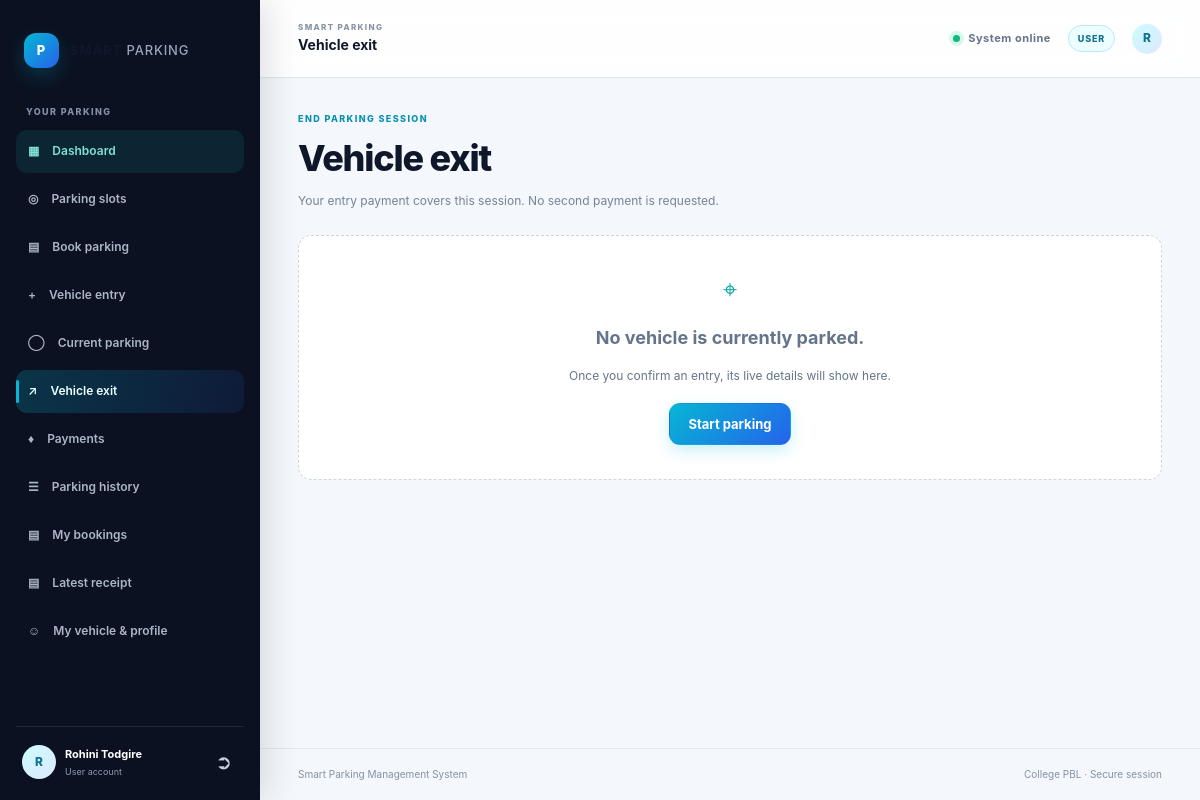
Screenshot of /user/exit (signed in) with the database file from the repository.
### tables this page shows
CREATE TABLE users (
                    id INTEGER PRIMARY KEY AUTOINCREMENT,
                    name TEXT NOT NULL,
                    email TEXT NOT NULL COLLATE NOCASE UNIQUE,
                    password_hash TEXT NOT NULL,
                    role TEXT NOT NULL CHECK (role IN ('user', 'admin')),
                    created_at TEXT NOT NULL DEFAULT CURRENT_TIMESTAMP
                , mobile TEXT, vehicle_number TEXT, vehicle_type TEXT, is_active INTEGER NOT NULL DEFAULT 1);

### backend/app.py (the view, shortened to what this page needs)
@app.route("/user/exit", methods=["GET", "POST"])
@user_required
def user_exit():
    user_id = g.current_user["id"]
    try:
        active = database.get_user_active_parking(user_id)
    except sqlite3.Error:
        app.logger.exception("Unable to load active parking")
        return render_template("500.html"), 500
    error = None
    return render_template("user_exit.html", active=active, error=error, csrf_token=csrf_token())

### backend/app.py (called while the page is built)
@app.context_processor
def provide_csrf_token():
    return {"csrf_token": csrf_token()}

### backend/auth.py (called while the page is built)
def csrf_token():
    token = session.get("csrf_token")
    if token is None:
        token = secrets.token_urlsafe(32)
        session["csrf_token"] = token
    return token

def _session_user():
    user_id = session.get("user_id")
    if user_id is None:
        return None
    user = database.get_user_by_id(user_id)
    if user is None or not user.get("is_active", 1):
        session.clear()
        return None
    return user

def user_required(view_function):
    @wraps(view_function)
    def wrapped_view(*args, **kwargs):
        user = _session_user()
        if user is None:
            return redirect(url_for("login", portal="user"))
        if user["role"] != "user":
            abort(403)
        g.current_user = user
        return view_function(*args, **kwargs)
    return wrapped_view

### backend/database.py (called while the page is built)
def get_connection():
    os.makedirs(os.path.dirname(os.path.abspath(DATABASE_PATH)), exist_ok=True)
    connection = sqlite3.connect(DATABASE_PATH)
    connection.row_factory = sqlite3.Row
    return connection

def get_user_by_id(user_id):
    users = _rows_as_dicts(
        "SELECT * FROM users WHERE id = ? LIMIT 1",
        (user_id,),
    )
    return users[0] if users else None

def get_user_active_parking(user_id):
    records = _rows_as_dicts(
        """SELECT * FROM parking_records WHERE user_id = ? AND status = 'Parked'
           ORDER BY id DESC LIMIT 1""",
        (user_id,),
    )
    return records[0] if records else None

def _rows_as_dicts(query, parameters=()):
    with closing(get_connection()) as connection:
        rows = connection.execute(query, parameters).fetchall()
        return [dict(row) for row in rows]

### frontend/templates/user_exit.html
{% extends 'portal_layout.html' %}{% block title %}Vehicle Exit | Smart Parking{% endblock %}{% block top_title %}Vehicle exit{% endblock %}{% block content %}<section class="welcome-row"><div><p class="eyebrow">END PARKING SESSION</p><h1>Vehicle exit</h1><p>Your entry payment covers this session. No second payment is requested.</p></div></section>{% if error %}<div class="alert alert-error">{{ error }}</div>{% endif %}{% if active %}<section class="panel exit-card"><div class="panel-heading"><div><p class="eyebrow">CURRENTLY PARKED</p><h2>{{ active.vehicle_number }}</h2></div><span class="status-badge active">PARKED</span></div><dl class="compact-details"><div><dt>Vehicle type</dt><dd>{{ active.vehicle_type or 'Vehicle' }}</dd></div><div><dt>Parking slot</dt><dd>{{ active.slot_id }}</dd></div><div><dt>Entry time</dt><dd>{{ active.entry_time }}</dd></div><div><dt>Payment status</dt><dd><span class="status-badge paid">{{ active.payment_status or 'Paid' }}</span></dd></div><div><dt>Amount paid</dt><dd>₹{{ '%.2f'|format(active.amount_paid or active.fee or 0) }}</dd></div></dl><form method="post" action="{{ url_for('user_exit') }}" data-confirm-exit><input type="hidden" name="csrf_token" value="{{ csrf_token }}"><button class="button button-primary" type="submit">Confirm vehicle exit</button></form></section>{% else %}<section class="empty-state large-empty"><span>⌖</span><h2>No vehicle is currently parked.</h2><p>Once you confirm an entry, its live details will show here.</p><a class="button button-primary" href="{{ url_for('user_entry') }}">Start parking</a></section>{% endif %}{% endblock %}

### frontend/templates/portal_layout.html (shortened to what this page needs)
<!doctype html>
<html lang="en">
<head>
    <link rel="stylesheet" href="{{ url_for('static', filename='style.css') }}">
</head>
<body class="app-body{% if request.endpoint == 'user_dashboard' %} user-dashboard-body{% endif %}">
<aside class="app-sidebar" id="app-sidebar">
    <a class="brand sidebar-brand" href="{{ url_for('dashboard') if g.current_user.role == 'admin' else url_for('user_dashboard') }}">
        <span class="brand-mark">P</span><span>SMART<span class="brand-light"> PARKING</span>{% if request.endpoint == 'user_dashboard' %}<small class="sidebar-tagline">Park Smarter. Move Faster.</small>{% endif %}</span>
    </a>
    {% if g.current_user.role == 'admin' %}
    <p class="sidebar-label">MANAGEMENT</p>
    <nav class="sidebar-nav">
        <a href="{{ url_for('dashboard') }}"><span class="nav-symbol">&#9638;</span><span>Dashboard</span></a>
        <a class="{{ 'active' if request.endpoint == 'dashboard' else '' }}" href="{{ url_for('dashboard') }}"><span class="nav-symbol">&#9638;</span><span>Dashboard</span></a>
        <a class="{{ 'active' if request.view_args and request.view_args.get('section') == 'parking-map' else '' }}" href="{{ url_for('admin_section',section='parking-map') }}"><span class="nav-symbol">&#9678;</span><span>Parking slots</span></a>
        <a class="{{ 'active' if request.view_args and request.view_args.get('section') == 'vehicles' else '' }}" href="{{ url_for('admin_section',section='vehicles') }}"><span class="nav-symbol">&#128663;</span><span>Active vehicles</span></a>
        <a class="{{ 'active' if request.view_args and request.view_args.get('section') == 'users' else '' }}" href="{{ url_for('admin_section',section='users') }}"><span class="nav-symbol">&#9786;</span><span>Users</span></a>
        <a class="{{ 'active' if request.view_args and request.view_args.get('section') == 'bookings' else '' }}" href="{{ url_for('admin_section',section='bookings') }}"><span class="nav-symbol">&#9636;</span><span>Bookings</span></a>
        <a class="{{ 'active' if request.view_args and request.view_args.get('section') in ('records', 'history') or request.endpoint == 'records' else '' }}" href="{{ url_for('admin_section',section='records') }}"><span class="nav-symbol">&#9776;</span><span>Parking history</span></a>
        <a class="{{ 'active' if request.view_args and request.view_args.get('section') in ('payments', 'revenue') else '' }}" href="{{ url_for('admin_section',section='payments') }}"><span class="nav-symbol">&#9830;</span><span>Payments &amp; revenue</span></a>
        <a class="{{ 'active' if request.view_args and request.view_args.get('section') in ('analytics', 'reports') else '' }}" href="{{ url_for('admin_section',section='reports') }}"><span class="nav-symbol">&#9633;</span><span>Reports</span></a>
        <a class="{{ 'active' if request.view_args and request.view_args.get('section') == 'settings' else '' }}" href="{{ url_for('admin_section',section='settings') }}"><span class="nav-symbol">&#9881;</span><span>Settings</span></a>
    </nav>
    {% else %}
    <p class="sidebar-label">YOUR PARKING</p>
    {% if request.endpoint == 'user_dashboard' %}<nav class="sidebar-nav user-sidebar-nav">
        <a class="{% if request.endpoint == 'user_dashboard' %}active{% endif %}" href="{{ url_for('user_dashboard') }}"><span class="nav-symbol">&#9638;</span><span>Dashboard</span></a>
        <a class="{{ 'active' if request.endpoint == 'user_parking' else '' }}" href="{{ url_for('user_parking') }}"><span class="nav-symbol">&#9678;</span><span>Find Parking</span></a>
        <a class="{{ 'active' if request.endpoint == 'booking' or request.endpoint == 'user_bookings' else '' }}" href="{{ url_for('booking') }}"><span class="nav-symbol">&#9636;</span><span>Book Parking</span></a>
        <a class="{{ 'active' if request.endpoint in ('user_entry', 'vehicle_entry') else '' }}" href="{{ url_for('user_entry') }}"><span class="nav-symbol">&#128663;</span><span>Vehicle Entry</span></a>
        <a class="{{ 'active' if request.endpoint == 'user_current_parking' else '' }}" href="{{ url_for('user_current_parking') }}"><span class="nav-symbol">&#9636;</span><span>My Parking</span></a>
        <a class="{{ 'active' if request.endpoint == 'user_exit' else '' }}" href="{{ url_for('user_exit') }}"><span class="nav-symbol">&#8599;</span><span>Vehicle Exit</span></a>
        <a class="{{ 'active' if request.endpoint in ('user_payments', 'user_entry') else '' }}" href="{{ url_for('user_payments') }}"><span class="nav-symbol">&#9830;</span><span>Payments</span></a>
        <a class="{{ 'active' if request.endpoint == 'user_history' else '' }}" href="{{ url_for('user_history') }}"><span class="nav-symbol">&#9776;</span><span>Parking History</span></a>
        <a class="{{ 'active' if request.endpoint == 'user_bookings' else '' }}" href="{{ url_for('user_bookings') }}"><span class="nav-symbol">&#9636;</span><span>My Bookings</span></a>
        <a class="{{ 'active' if request.endpoint in ('latest_user_receipt', 'user_receipt') else '' }}" href="{{ url_for('latest_user_receipt') }}"><span class="nav-symbol">&#9636;</span><span>Receipts</span></a>
        <a class="{{ 'active' if request.endpoint == 'user_profile' else '' }}" href="{{ url_for('user_profile') }}"><span class="nav-symbol">&#9786;</span><span>Profile</span></a>
    </nav>{% else %}<nav class="sidebar-nav">
        <a class="{{ 'active' if request.endpoint == 'user_dashboard' else '' }}" href="{{ url_for('user_dashboard') }}">&#9638; <span>Dashboard</span></a>
        <a class="{{ 'active' if request.endpoint == 'user_parking' else '' }}" href="{{ url_for('user_parking') }}">&#9678; <span>Parking slots</span></a>
        <a class="{{ 'active' if request.endpoint in ('booking', 'user_bookings') else '' }}" href="{{ url_for('booking') }}">&#9636; <span>Book parking</span></a>
        <a class="{{ 'active' if request.endpoint in ('user_entry', 'vehicle_entry') else '' }}" href="{{ url_for('user_entry') }}">&#43; <span>Vehicle entry</span></a>
        <a class="{{ 'active' if request.endpoint == 'user_current_parking' else '' }}" href="{{ url_for('user_current_parking') }}">&#9711; <span>Current parking</span></a>
        <a class="{{ 'active' if request.endpoint == 'user_exit' else '' }}" href="{{ url_for('user_exit') }}">&#8599; <span>Vehicle exit</span></a>
        <a class="{{ 'active' if request.endpoint == 'user_payments' else '' }}" href="{{ url_for('user_payments') }}">&#9830; <span>Payments</span></a>
        <a class="{{ 'active' if request.endpoint == 'user_history' else '' }}" href="{{ url_for('user_history') }}">&#9776; <span>Parking history</span></a>
        <a class="{{ 'active' if request.endpoint == 'user_bookings' else '' }}" href="{{ url_for('user_bookings') }}">&#9636; <span>My bookings</span></a>
        <a class="{{ 'active' if request.endpoint in ('latest_user_receipt', 'user_receipt') else '' }}" href="{{ url_for('latest_user_receipt') }}">&#9636; <span>Latest receipt</span></a>
        <a class="{{ 'active' if request.endpoint == 'user_profile' else '' }}" href="{{ url_for('user_profile') }}">&#9786; <span>My vehicle &amp; profile</span></a>
    </nav>{% endif %}
    {% endif %}
    <div class="sidebar-bottom"><span class="avatar">{{ g.current_user.name[:1]|upper }}</span><div class="account-copy"><strong>{{ g.current_user.name }}</strong><small>{{ g.current_user.role|capitalize }} account</small></div><form action="{{ url_for('logout') }}" method="post"><input type="hidden" name="csrf_token" value="{{ csrf_token }}"><button class="icon-button" aria-label="Log out" title="Log out">&#10162;</button></form></div>
</aside>
<div class="app-main">
    <header class="app-topbar">
        <div class="topbar-heading"><span class="topbar-kicker">SMART PARKING</span><strong>{% block top_title %}Parking operations{% endblock %}</strong></div>
        <div class="topbar-right">
            {% if request.endpoint == 'user_dashboard' %}<button class="notification-button" type="button" aria-label="Notifications"><span aria-hidden="true">&#128276;</span><i></i></button><span class="dashboard-user-copy"><strong>{{ g.current_user.name }}</strong><small>User</small></span>
            {% else %}<span class="live-indicator"><i></i> System online</span>{% endif %}
            <span class="topbar-role-badge">{{ g.current_user.role|upper }}</span><span class="avatar small-avatar">{{ g.current_user.name[:1]|upper }}</span>
        </div>
    </header>
    <main class="app-content">{% block content %}{% endblock %}</main>
    <footer class="app-footer">Smart Parking Management System <span>College PBL &middot; Secure session</span></footer>
</div>
</body>
</html>

### rows the page displays
users: current_user "R", current_user.name "Rohini Todgire", current_user.role "User", current_user.role "USER"
